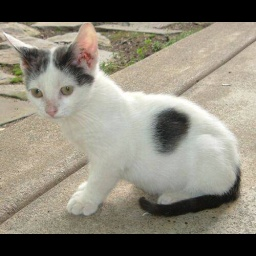
#> input picture data/processed/gatos/gato_003.jpg, 256 x 256 px, found by its file name
$ jupyter execute --allow-errors clasificacion_subespacios_svd_y_modelos.ipynb   (shell and % lines are left out)   (older library calls are emulated)   (text cells are left out)
#> lines starting #> are read from the running program, lines starting #| are printed output that depends on the picture; after the words box and inside, x2 and y2 are one past the last pixel; in counts of white or black regions, pixels touching at a corner belong together; pictures that were not available may be replaced by others from this repository, and a replacement may not be noted
[cell 1]
# Instalar paquetes científicos y de cálculo con Conda
# Instalar librerías de visión y ensamble con pip

[cell 2]
import os
import sys
import joblib
import cv2
import numpy as np
import pandas as pd
import matplotlib.pyplot as plt
import seaborn as sns
from scipy import integrate, optimize

from sklearn.model_selection import train_test_split, StratifiedKFold
from sklearn.preprocessing import StandardScaler, LabelEncoder
from sklearn.base import BaseEstimator, ClassifierMixin
from sklearn.svm import SVC
from sklearn.linear_model import LogisticRegression
from sklearn.metrics import accuracy_score, precision_score, recall_score, f1_score, confusion_matrix
from xgboost import XGBClassifier

# Detección dinámica y normalizada de la raíz del proyecto
candidates = [
    "D:/Materiales de Auxiliar/2. Machine Learning",
    os.path.abspath("..").replace("\\", "/"),
    os.path.abspath(".").replace("\\", "/")
]
REPO_DIR = None
for c in candidates:
    if os.path.exists(os.path.join(c, "data/processed/gatos")):
        REPO_DIR = c
        break
if REPO_DIR is None:
    REPO_DIR = "D:/Materiales de Auxiliar/2. Machine Learning"

DATA_CSV = os.path.join(REPO_DIR, "data/features_dataset.csv")
MODELS_DIR = os.path.join(REPO_DIR, "models")
PROCESSED_DIR = os.path.join(REPO_DIR, "data/processed")

print(f"Raíz del repositorio: {REPO_DIR}")
print(f"Dataset tabular: {DATA_CSV}")
print(f"Directorio de modelos: {MODELS_DIR}")

#> (a cell that did not finish here is left out)

#> (a cell that did not finish here is left out)

#> (a cell that did not finish here is left out)

[cell 6]
# Implementación exacta de Gavish-Donoho de la Clase 8
def lambda_beta(beta):
    return np.sqrt(2*(beta+1) + 8*beta / ((beta+1) + np.sqrt(beta**2 + 14*beta + 1)))

# [7 lines left out: function omega_beta, not called in this run]

#> (the rest of this cell did not finish here and is left out)

[cell 7]
# Sweep de exactitud evaluando rango r
rs = [2, 5, 8, 10, 15, 20, 25, 30, 35, 40, 50, 60]
sweep_accs = []
#> (the rest of this cell did not finish here and is left out)

[cell 8]
# Carga de imágenes en escala de grises 64x64
g_files = sorted([f for f in os.listdir(os.path.join(PROCESSED_DIR, "gatos")) if f.endswith(".jpg")])
p_files = sorted([f for f in os.listdir(os.path.join(PROCESSED_DIR, "perros")) if f.endswith(".jpg")])

cats_64 = [cv2.resize(cv2.imread(os.path.join(PROCESSED_DIR, "gatos", f), cv2.IMREAD_GRAYSCALE), (64, 64)) for f in g_files[:144]]
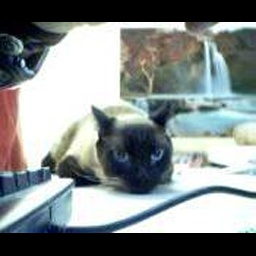
#> input picture data/processed/gatos/gato_005.jpg, 256 x 256 px, found by its file name
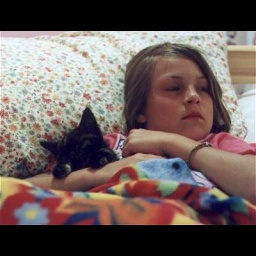
#> input picture data/processed/gatos/gato_006.jpg, 256 x 256 px, found by its file name
dogs_64 = [cv2.resize(cv2.imread(os.path.join(PROCESSED_DIR, "perros", f), cv2.IMREAD_GRAYSCALE), (64, 64)) for f in p_files[:144]]

M_cats = np.column_stack([img.flatten().astype(np.float64)/255.0 for img in cats_64])
#> (the rest of this cell did not finish here and is left out)

[cell 9]
class SVDSubspaceClassifier(BaseEstimator, ClassifierMixin):
    """
    Clasificador de Subespacios SVD (Subspace Method / Menor Norma Residual).
    """
    def __init__(self, k_components=20, temperature=0.25):
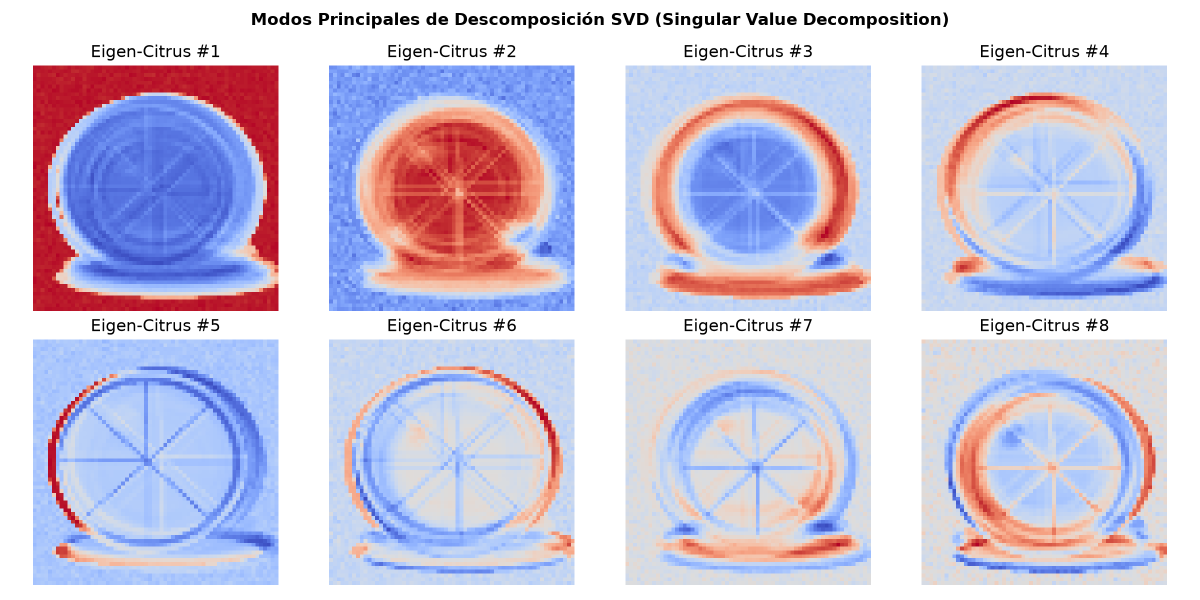
#> input picture models/svd_eigen_citrus.png, 2400 x 1200 px, given in place of gato_000.jpg, which was not available (shown at 1/2 size)
#> in infer_image, img is the input picture: shape (1200, 2400, 3); mean B, G, R 221.7, 200.4, 205.9
        self.k_components = k_components
        self.temperature = temperature
        self.classes_ = np.array(['gatos', 'perros'])

    # [38 lines left out: functions fit, compute_residuals, not called in this run]

    def predict(self, X):
        norms_cat, norms_dog = self.compute_residuals(X)
        return np.where(norms_cat < norms_dog, 0, 1)

    # [13 lines left out: function predict_proba, not called in this run]

# Registro en el modulo principal para permitir serializacion
import sys
setattr(sys.modules['__main__'], 'SVDSubspaceClassifier', SVDSubspaceClassifier)

[cell 10]
svd_clf = SVDSubspaceClassifier(k_components=20, temperature=0.25)
#> (the rest of this cell did not finish here and is left out)

[cell 11]
def insert_in_black_canvas(image_bgr, target_size=(256, 256)):
#> called with target_size = (256, 256)
    h, w = image_bgr.shape[:2]
#> h = 1200; w = 2400
    target_h, target_w = target_size
    scale = min(target_w / w, target_h / h)
#> scale = 0.107
    new_w = max(1, int(round(w * scale)))
#> new_w = 256
    new_h = max(1, int(round(h * scale)))
#> new_h = 128
    interp = cv2.INTER_AREA if scale < 1.0 else cv2.INTER_CUBIC
#> interp = 3
    resized = cv2.resize(image_bgr, (new_w, new_h), interpolation=interp)
    canvas = np.zeros((target_h, target_w, 3), dtype=np.uint8)
    y_offset = (target_h - new_h) // 2
#> y_offset = 64
    x_offset = (target_w - new_w) // 2
#> x_offset = 0
    canvas[y_offset:y_offset + new_h, x_offset:x_offset + new_w] = resized
    return canvas

def compute_hog(gray_img, cell_size=32, n_bins=8):
    h, w = gray_img.shape
    gx = cv2.Sobel(gray_img, cv2.CV_32F, 1, 0, ksize=3)
    gy = cv2.Sobel(gray_img, cv2.CV_32F, 0, 1, ksize=3)
    mag, ang = cv2.cartToPolar(gx, gy, angleInDegrees=True)
    ang = ang % 180.0
    bin_width = 180.0 / n_bins
    bin_idx = np.floor(ang / bin_width).astype(np.int32) % n_bins
    n_cells_y = h // cell_size
    n_cells_x = w // cell_size
    hist_grid = np.zeros((n_cells_y, n_cells_x, n_bins), dtype=np.float32)
    for y in range(n_cells_y):
        for x in range(n_cells_x):
            c_mag = mag[y*cell_size:(y+1)*cell_size, x*cell_size:(x+1)*cell_size]
            c_bin = bin_idx[y*cell_size:(y+1)*cell_size, x*cell_size:(x+1)*cell_size]
            for b in range(n_bins):
                hist_grid[y, x, b] = np.sum(c_mag[c_bin == b])
    blocks = []
    for y in range(n_cells_y - 1):
        for x in range(n_cells_x - 1):
            block = hist_grid[y:y+2, x:x+2, :].flatten()
            norm = np.linalg.norm(block) + 1e-6
            blocks.append(block / norm)
    return np.concatenate(blocks) if blocks else hist_grid.flatten()

def infer_image(image_path):
    img = cv2.imread(image_path)
    if img is None:
        print(f"Error al abrir: {image_path}")
        return

    canvas = insert_in_black_canvas(img, (256, 256))
    canvas_rgb = cv2.cvtColor(canvas, cv2.COLOR_BGR2RGB)
    canvas_hsv = cv2.cvtColor(canvas, cv2.COLOR_BGR2HSV)
#> canvas_hsv: shape (256, 256, 3); mean H, S, V 31.9, 27.8, 119.3
    canvas_gray = cv2.cvtColor(canvas, cv2.COLOR_BGR2GRAY)

    mask = canvas_gray > 10
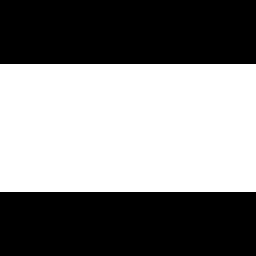
#> mask: shape (256, 256) bool; 50% white; 1 white region, box (x1, y1, x2, y2) and area: (0, 64, 256, 192) 32768
    if not np.any(mask): mask = np.ones_like(canvas_gray, dtype=bool)
    rgb_fg, hsv_fg = canvas_rgb[mask], canvas_hsv[mask]

    r_m, g_m, b_m = np.mean(rgb_fg, axis=0)
#> r_m = 205.9; g_m = 200.4; b_m = 221.7
    r_s, g_s, b_s = np.std(rgb_fg, axis=0)
#> r_s = 47.17; g_s = 54.88; b_s = 53.75
    h_m, s_m, v_m = np.mean(hsv_fg, axis=0)
#> h_m = 63.71; s_m = 55.52; v_m = 238.6
    h_s, s_s, v_s = np.std(hsv_fg, axis=0)
#> h_s = 58.91; s_s = 60.83; v_s = 20.9

    h_hist = cv2.calcHist([canvas_hsv], [0], mask.astype(np.uint8), [12], [0, 180]).flatten()
#> h_hist = [15196, 20, 1, 0, 0, 0, 4, 15264, 442, 142, 201, 1498]
    s_hist = cv2.calcHist([canvas_hsv], [1], mask.astype(np.uint8), [8], [0, 256]).flatten()
#> s_hist = [15377, 5364, 4111, 2447, 3253, 1137, 766, 313]
    v_hist = cv2.calcHist([canvas_hsv], [2], mask.astype(np.uint8), [8], [0, 256]).flatten()
#> v_hist = [0, 6, 45, 82, 196, 1238, 3629, 27572]
    h_hist /= (np.sum(h_hist) + 1e-6)
#> h_hist = [0.464, 0.00061, 3.05e-05, 0, 0, 0, 0.000122, 0.466, 0.0135, 0.00433, 0.00613, 0.0457]
    s_hist /= (np.sum(s_hist) + 1e-6)
#> s_hist = [0.469, 0.164, 0.125, 0.0747, 0.0993, 0.0347, 0.0234, 0.00955]
    v_hist /= (np.sum(v_hist) + 1e-6)
#> v_hist = [0, 0.000183, 0.00137, 0.0025, 0.00598, 0.0378, 0.111, 0.841]

    quad_feats = {}
    h_half, w_half = 128, 128
    quad_names = ["top_left", "top_right", "bottom_left", "bottom_right"]
    coords = [(0, 0), (0, 1), (1, 0), (1, 1)]
    for name, (r, c) in zip(quad_names, coords):
        q_rgb = canvas_rgb[r*h_half:(r+1)*h_half, c*w_half:(c+1)*w_half]
        q_mask = mask[r*h_half:(r+1)*h_half, c*w_half:(c+1)*w_half]
        if np.any(q_mask):
            q_mean, q_std = np.mean(q_rgb[q_mask], axis=0), np.std(q_rgb[q_mask], axis=0)
        else:
            q_mean, q_std = [0.0, 0.0, 0.0], [0.0, 0.0, 0.0]
        quad_feats[f"{name}_r_mean"] = float(q_mean[0])
        quad_feats[f"{name}_g_mean"] = float(q_mean[1])
        quad_feats[f"{name}_b_mean"] = float(q_mean[2])
        quad_feats[f"{name}_std"] = float(np.mean(q_std))
#> this loop made 4 passes
#> (q_mean, q_std) on passes 1 to 4: ([191.1, 166.5, 196.3], [61, 76.59, 77.93]), ([210.3, 208.2, 226], [44.65, 44.41, 46.29]), ([202.1, 209.3, 237], [41.25, 40.81, 35.37]), ([219.9, 217.6, 227.5], [32.13, 30.96, 34])
#> pass 1, in infer_image, `q_mask = mask[r*h_half:(r+1)*h_half, c*w_half:(c+1)*w_half]`:
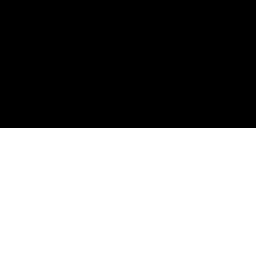
#> q_mask: shape (128, 128) bool (shown 2 times larger); 50% white; 1 white region, box (x1, y1, x2, y2) and area: (0, 64, 128, 128) 8192
#> pass 3, in infer_image, `q_rgb = canvas_rgb[r*h_half:(r+1)*h_half, c*w_half:(c+1)*w_half]`:
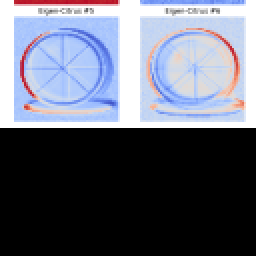
#> q_rgb: shape (128, 128, 3) (shown 2 times larger); mean R, G, B 101.1, 104.7, 118.5
#> after the loop, quad_feats = 16 items

    sobel_x = cv2.Sobel(canvas_gray, cv2.CV_64F, 1, 0, ksize=3)
    sobel_y = cv2.Sobel(canvas_gray, cv2.CV_64F, 0, 1, ksize=3)
    grad_mag = np.sqrt(sobel_x**2 + sobel_y**2)
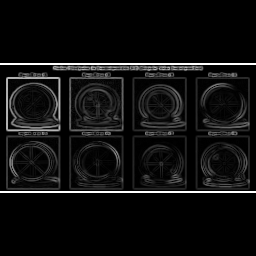
#> grad_mag: shape (256, 256) float64; min 0, max 1020, mean 62.9; drawn with min black and max white
    grad_mean = float(np.mean(grad_mag[mask]))
#> grad_mean = 109.9
    grad_std = float(np.std(grad_mag[mask]))
#> grad_std = 171.3
    laplacian_var = float(cv2.Laplacian(canvas_gray, cv2.CV_64F).var())
#> laplacian_var = 2087.5

    y_idx, x_idx = np.where(mask)
    aspect_ratio = float((np.max(x_idx) - np.min(x_idx) + 1) / (np.max(y_idx) - np.min(y_idx) + 1 + 1e-6))
#> aspect_ratio = 2
    fill_ratio = float(np.sum(mask) / (256 * 256))
#> fill_ratio = 0.5

    gray_128 = cv2.resize(canvas_gray, (128, 128), interpolation=cv2.INTER_AREA)
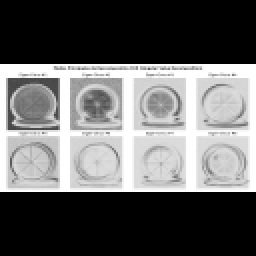
#> gray_128: shape (128, 128) (shown 2 times larger); min 0, max 255, mean 102.3
    hog_feats = compute_hog(gray_128, cell_size=32, n_bins=8)
#> in compute_hog, `gy = cv2.Sobel(gray_img, cv2.CV_32F, 0, 1, ksize=3)`:
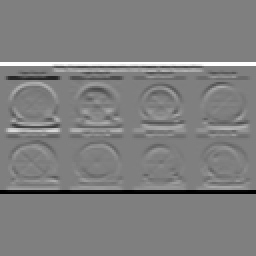
#> gy: shape (128, 128) float32 (shown 2 times larger); min -1020, max 1020, mean 0; drawn with min black and max white
#> in compute_hog, `bin_idx = np.floor(ang / bin_width).astype(np.int32) % n_bins`:
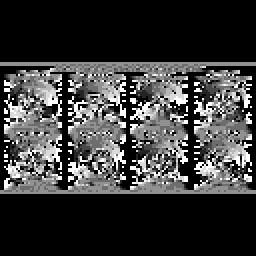
#> bin_idx: shape (128, 128) int32 (shown 2 times larger); min 0, max 7, mean 1.57; drawn with min black and max white
#> after the loop in compute_hog, `for y in range(n_cells_y - 1):`: blocks = 9 items
#> hog_feats = 288 values, max 0.517 at index 20, min 0 at index 0, mean 0.118

    fdict = {
        "r_mean": float(r_m), "g_mean": float(g_m), "b_mean": float(b_m),
        "r_std": float(r_s), "g_std": float(g_s), "b_std": float(b_s),
        "h_mean": float(h_m), "s_mean": float(s_m), "v_mean": float(v_m),
        "h_std": float(h_s), "s_std": float(s_s), "v_std": float(v_s),
        "grad_mean": grad_mean, "grad_std": grad_std,
        "laplacian_var": laplacian_var, "aspect_ratio": aspect_ratio, "fill_ratio": fill_ratio
    }
    for i in range(12): fdict[f"h_hist_{i}"] = float(h_hist[i])
#> after the loop, fdict = 29 items
    for i in range(8):
        fdict[f"s_hist_{i}"] = float(s_hist[i])
        fdict[f"v_hist_{i}"] = float(v_hist[i])
#> after the loop, fdict = 45 items
    fdict.update(quad_feats)
    for i, hv in enumerate(hog_feats): fdict[f"hog_{i}"] = float(hv)
#> this loop made 288 passes
#> hv on passes 1 to 3: 0, 0, 0
#> after the loop, fdict = 349 items

    vec = np.array(list(fdict.values()), dtype=np.float64).reshape(1, -1)
    vec_scaled = scaler.transform(vec)

    norm_cat, norm_dog = svd_clf.compute_residuals(vec_scaled)
    nc, nd = norm_cat[0], norm_dog[0]
    pred_svd = "gatos" if nc < nd else "perros"
    prob_svd = svd_clf.predict_proba(vec_scaled)[0]

    pred_svm = le.inverse_transform(svm_clf.predict(vec_scaled))[0]
    prob_svm = svm_clf.predict_proba(vec_scaled)[0]

    print(f"=======================================================")
    print(f"INFERENCIA: {os.path.basename(image_path)}")
    print(f"=======================================================")
    print(f"- Norma Residual a Subespacio Gatos: {nc:.4f}")
    print(f"- Norma Residual a Subespacio Perros: {nd:.4f}")
    print(f"- Decision (Menor Norma): {pred_svd.upper()} (Delta: {abs(nd - nc):.4f})")
    print(f"- Confianza SVD Softmax: Gatos {prob_svd[0]*100:.2f}% | Perros {prob_svd[1]*100:.2f}%")
    print(f"- Prediccion SVM RBF: {pred_svm.upper()} ({np.max(prob_svm)*100:.2f}%)")

    plt.figure(figsize=(4, 4))
    plt.imshow(canvas_rgb)
    plt.title(f"SVD (Menor Norma): {pred_svd.upper()}\n||e_cat||={nc:.2f} vs ||e_dog||={nd:.2f}", fontsize=11, fontweight='bold')
    plt.axis('off')
    plt.show()

# Pruebas de inferencia sobre muestras de test
#> (the rest of this cell did not finish here and is left out)
